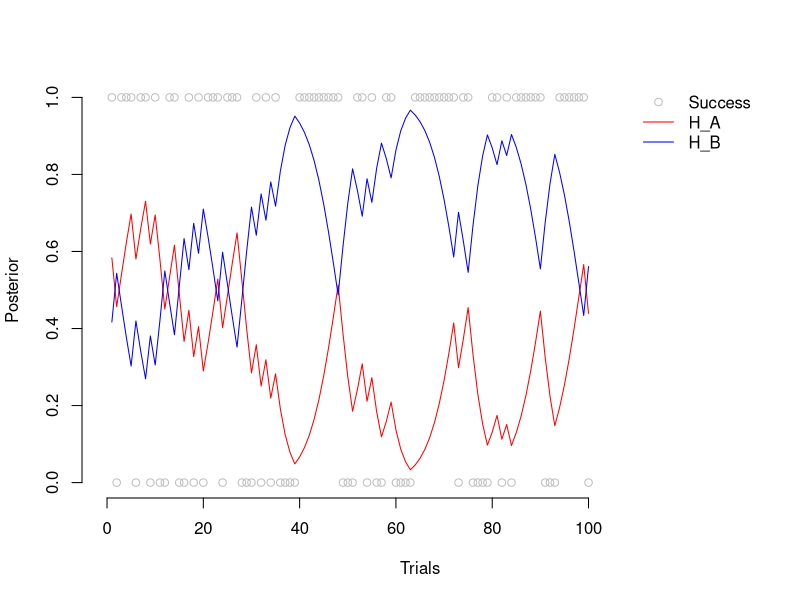

Write R code to recreate this figure.
## ---- chunk 1
knitr::opts_chunk$set(echo = TRUE)
## ---- chunk 2
print(prob.D.HA <- choose(100,60) * (0.7^60)*(0.3^40))

print(prob.D.HB <- choose(100,60) * ((0.5)^100))

## ---- chunk 3
prob.HA <- 0.5

prob.HB <- 0.5

## ---- chunk 4

prob.D.HA*prob.HA /(prob.D.HA*prob.HA+prob.D.HB*prob.HB)

prob.D.HB*prob.HB /(prob.D.HA*prob.HA+prob.D.HB*prob.HB)

## ---- chunk 5

bayes.update <- function(prior,success,H){
  enumerator.1  <- H[1]^success * (1-H[1])^(1-success) * prior[1]
  enumerator.2  <- H[2]^success * (1-H[2])^(1-success) * prior[2]
  
  posterior.1 <- enumerator.1/(enumerator.1 + enumerator.2)
  posterior.2 <- enumerator.2/(enumerator.1 + enumerator.2)
  
  c(posterior.1,posterior.2)
}

## ---- chunk 6
prior <- c(0.5,0.5)
success <- 1
H <- c(0.7,0.5)


print(updated <- bayes.update(prior,success,H))
## ---- chunk 7
bayes.update(updated,success,H)
## ---- chunk 8

all.trials <- sample(c(rep(1,60) , rep(0,40)),
                replace=F)
print(all.trials)
table(all.trials)

## ---- chunk 9
first.prior <- c(0.5,0.5)
all.updates <- matrix(NA,nrow=length(all.trials),ncol=2)

for (i in 1:length(all.trials)){
  
  if (i ==1) updated <- first.prior
  
  updated <- bayes.update(updated,all.trials[i],H)
  
  all.updates[i,] <- updated
}
## ---- chunk 10


plot(1:nrow(all.updates),all.trials,type="p",col="grey",
     ylab="Posterior",xlab="Trials",axes=F,
     ylim=c(0,1),
     xlim=c(0,length(all.trials)*1.3))
axis(1,at=seq(0,100,by=20))
axis(2)
par(new=T)
plot(1:nrow(all.updates),all.updates[,1],type="l",col="red",
     ann=F,axes=F,
     ylim=c(0,1),
     xlim=c(0,length(all.trials)*1.3))
par(new=T)
plot(1:nrow(all.updates),all.updates[,2],type="l",col="blue",
     ann=F,axes=F,
     ylim=c(0,1),
     xlim=c(0,length(all.trials)*1.3))
legend("topright",col=c("grey","red","blue"),pch=c(1,NA,NA),lty=c(NA,1,1),
       c("Success","H_A","H_B"),bty="n")



